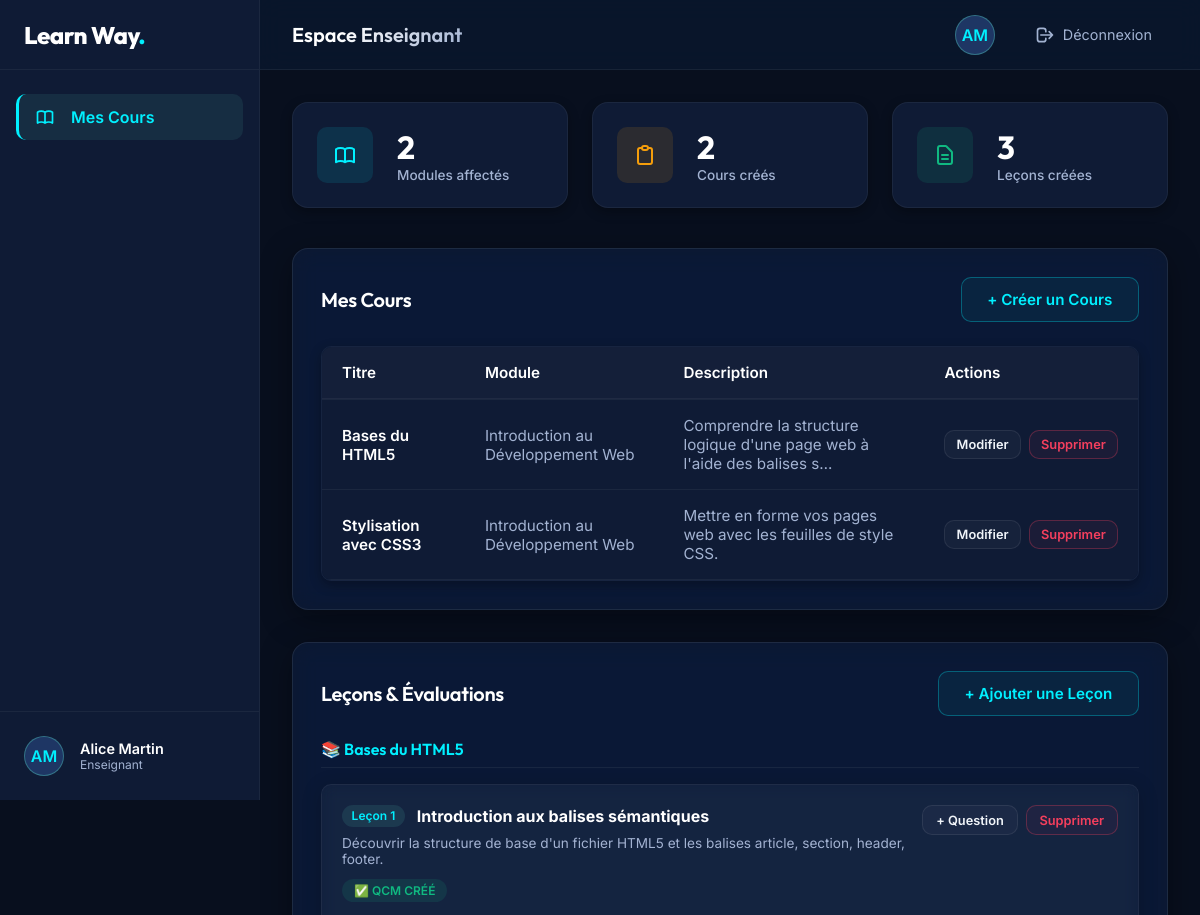
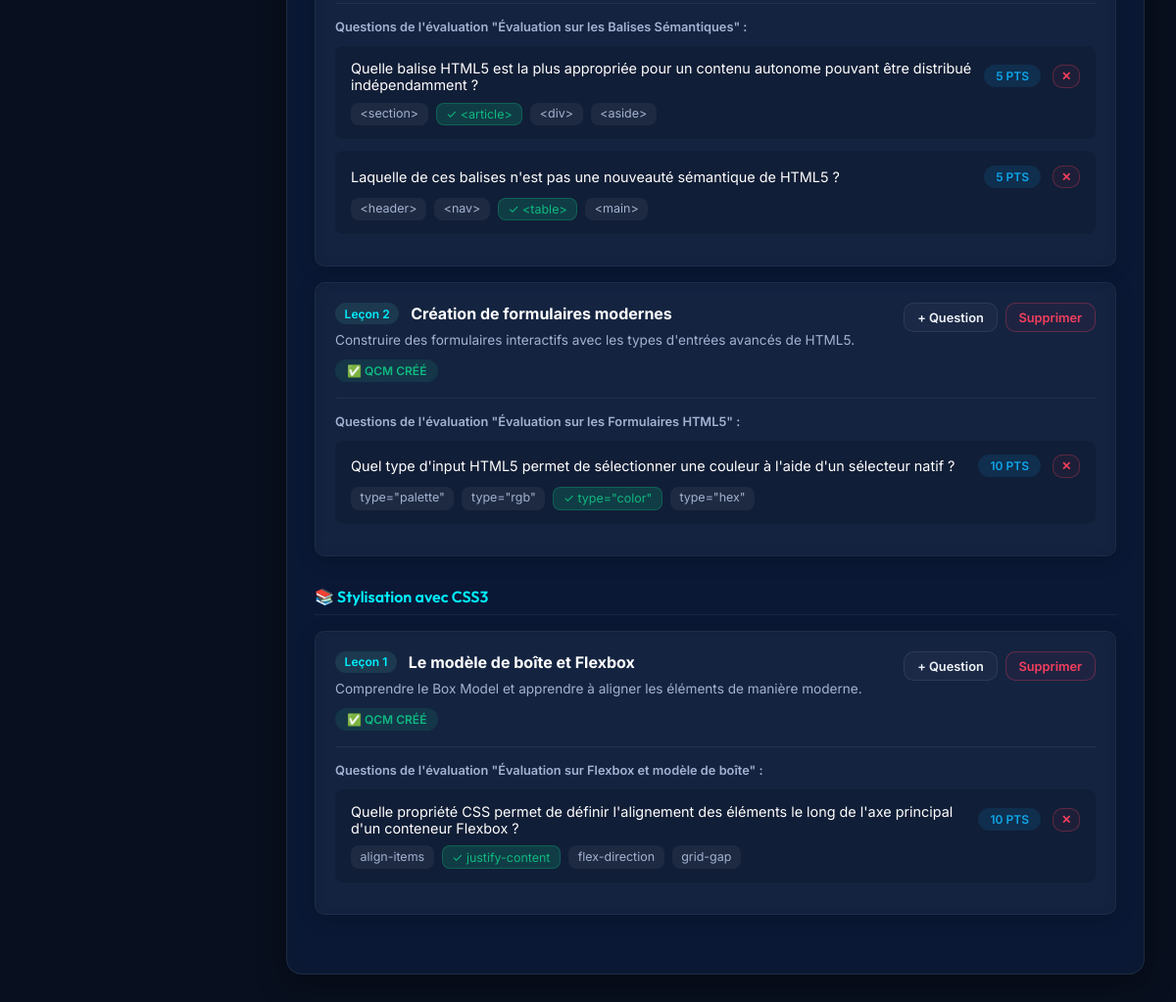
/dashboards/enseignant.php (signed in), run on the app's committed database (2 pictures, top to bottom).
### tables this page shows
CREATE TABLE `courses` (
    `id` INT AUTO_INCREMENT PRIMARY KEY,
    `title` VARCHAR(255) NOT NULL,
    `description` TEXT NULL,
    `module_id` INT NOT NULL,
    `created_by` INT NULL,
    `created_at` DATETIME DEFAULT CURRENT_TIMESTAMP,
    CONSTRAINT `fk_courses_module` FOREIGN KEY (`module_id`)
        REFERENCES `modules` (`id`) ON DELETE CASCADE,
    CONSTRAINT `fk_courses_creator` FOREIGN KEY (`created_by`)
        REFERENCES `users` (`id`) ON DELETE SET NULL
);

CREATE TABLE `modules` (
    `id` INT AUTO_INCREMENT PRIMARY KEY,
    `title` VARCHAR(255) NOT NULL,
    `description` TEXT NULL,
    `created_by` INT NULL,
    `created_at` DATETIME DEFAULT CURRENT_TIMESTAMP,
    CONSTRAINT `fk_modules_creator` FOREIGN KEY (`created_by`)
        REFERENCES `users` (`id`) ON DELETE SET NULL
);

CREATE TABLE `lessons` (
    `id` INT AUTO_INCREMENT PRIMARY KEY,
    `title` VARCHAR(255) NOT NULL,
    `description` TEXT NULL,
    `pdf_path` VARCHAR(255) NULL,
    `video_path` VARCHAR(255) NULL,
    `position` INT NOT NULL DEFAULT 1,
    `course_id` INT NOT NULL,
    `created_at` DATETIME DEFAULT CURRENT_TIMESTAMP,
    CONSTRAINT `fk_lessons_course` FOREIGN KEY (`course_id`)
        REFERENCES `courses` (`id`) ON DELETE CASCADE
);

CREATE TABLE `evaluations` (
    `id` INT AUTO_INCREMENT PRIMARY KEY,
    `title` VARCHAR(255) NOT NULL,
    `lesson_id` INT NOT NULL UNIQUE,
    `created_at` DATETIME DEFAULT CURRENT_TIMESTAMP,
    CONSTRAINT `fk_evaluations_lesson` FOREIGN KEY (`lesson_id`)
        REFERENCES `lessons` (`id`) ON DELETE CASCADE
);

CREATE TABLE `questions` (
    `id` INT AUTO_INCREMENT PRIMARY KEY,
    `question_text` TEXT NOT NULL,
    `points` INT NOT NULL DEFAULT 1,
    `evaluation_id` INT NOT NULL,
    CONSTRAINT `fk_questions_evaluation` FOREIGN KEY (`evaluation_id`)
        REFERENCES `evaluations` (`id`) ON DELETE CASCADE
);

### dashboards/enseignant.php (the view, shortened to what this page needs)
<?php
require_once __DIR__ . '/../includes/header.php';
$teacherId = $_SESSION['user_id'];
$stmtMod = $pdo->prepare('SELECT m.* FROM modules m JOIN module_teachers mt ON m.id = mt.module_id WHERE mt.teacher_id = :tid ORDER BY m.created_at DESC');
$stmtMod->execute(['tid' => $teacherId]);
$modules = $stmtMod->fetchAll();
$stmtCourses = $pdo->prepare('
    SELECT c.*, m.title as module_title
    FROM courses c JOIN modules m ON c.module_id = m.id
    WHERE c.created_by = :uid ORDER BY m.title, c.created_at DESC
');
$stmtCourses->execute(['uid' => $teacherId]);
$courses = $stmtCourses->fetchAll();
$stmtLessons = $pdo->prepare('
    SELECT l.*, c.title as course_title, e.id as eval_id, e.title as eval_title
    FROM lessons l
    JOIN courses c ON l.course_id = c.id
    LEFT JOIN evaluations e ON l.id = e.lesson_id
    WHERE c.created_by = :uid ORDER BY c.title, l.position
');
$stmtLessons->execute(['uid' => $teacherId]);
$lessons = $stmtLessons->fetchAll();
$evalIds = array_filter(array_column($lessons, 'eval_id'));
$questions = [];
if (!empty($evalIds)) {
    $in = implode(',', array_map('intval', $evalIds));
    $stmtQ = $pdo->query("SELECT q.*, GROUP_CONCAT(CONCAT(o.id,'|',o.option_text,'|',o.is_correct) SEPARATOR ';;') as options_raw FROM questions q LEFT JOIN options o ON o.question_id = q.id WHERE q.evaluation_id IN ($in) GROUP BY q.id ORDER BY q.evaluation_id");
    foreach ($stmtQ->fetchAll() as $row) {
        $opts = [];
        if ($row['options_raw']) {
            foreach (explode(';;', $row['options_raw']) as $part) {
                [$oid, $otext, $ocorrect] = explode('|', $part, 3);
                $opts[] = ['id' => $oid, 'text' => $otext, 'is_correct' => $ocorrect];
            }
        }
        $row['options'] = $opts;
        $questions[$row['evaluation_id']][] = $row;
    }
}
?>
<div class="stats-grid">
    <div class="stat-card">
        <div class="stat-icon primary">
        </div>
        <div class="stat-details">
            <span class="stat-number"><?= count($modules) ?></span>
            <span class="stat-label">Modules affectés</span>
        </div>
    </div>
    <div class="stat-card">
        <div class="stat-icon warning">
            <svg width="24" height="24" fill="none" viewBox="0 0 24 24" stroke="currentColor"><path stroke-linecap="round" stroke-linejoin="round" stroke-width="2" d="M9 5H7a2 2 0 00-2 2v12a2 2 0 002 2h10a2 2 0 002-2V7a2 2 0 00-2-2h-2M9 5a2 2 0 002 2h2a2 2 0 002-2M9 5a2 2 0 012-2h2a2 2 0 012 2"/></svg>
        </div>
        <div class="stat-details">
            <span class="stat-number"><?= count($courses) ?></span>
            <span class="stat-label">Cours créés</span>
        </div>
    </div>
    <div class="stat-card">
        <div class="stat-icon success">
            <svg width="24" height="24" fill="none" viewBox="0 0 24 24" stroke="currentColor"><path stroke-linecap="round" stroke-linejoin="round" stroke-width="2" d="M9 12h6m-6 4h6m2 5H7a2 2 0 01-2-2V5a2 2 0 012-2h5.586a1 1 0 01.707.293l5.414 5.414a1 1 0 01.293.707V19a2 2 0 01-2 2z"/></svg>
        </div>
        <div class="stat-details">
            <span class="stat-number"><?= count($lessons) ?></span>
            <span class="stat-label">Leçons créées</span>
        </div>
    </div>
</div>
<div class="card glass-panel" style="margin-bottom: 2rem;">
    <div class="card-header">
        <h2 class="card-title">Mes Cours</h2>
        <?php if (!empty($modules)): ?>
        <button class="btn btn-primary" onclick="document.getElementById('createCourseDialog').showModal()">+ Créer un Cours</button>
        <?php else: ?>
        <span style="color: var(--color-warning); font-size: 0.85rem;">⚠ Aucun module ne vous est affecté. Contactez le promoteur.</span>
        <?php endif; ?>
    </div>
    <?php if (empty($courses)): ?>
        <p style="color: var(--text-secondary); padding: 1rem 0;">Vous n'avez pas encore créé de cours.</p>
    <?php else: ?>
    <div class="table-responsive">
        <table class="table-custom">
            <thead><tr><th>Titre</th><th>Module</th><th>Description</th><th>Actions</th></tr></thead>
            <tbody>
            <?php foreach ($courses as $c): ?>
                <tr>
                    <td style="font-weight:600;color:#fff;"><?= htmlspecialchars($c['title']) ?></td>
                    <td><?= htmlspecialchars($c['module_title']) ?></td>
                    <td><?= htmlspecialchars(substr($c['description'] ?? '', 0, 70)) ?><?= strlen($c['description'] ?? '') > 70 ? '…' : '' ?></td>
                    <td>
                        <div style="display:flex;gap:.5rem;">
                            <button class="btn btn-secondary" style="padding:.35rem .7rem;font-size:.8rem;"
                                onclick="openEditCourse(<?= $c['id'] ?>, '<?= htmlspecialchars(addslashes($c['title'])) ?>', '<?= htmlspecialchars(addslashes($c['description'] ?? '')) ?>')">Modifier</button>
                            <form action="/actions/manage_courses.php" method="POST" onsubmit="return confirm('Supprimer ce cours et toutes ses leçons ?')">
                                <button type="submit" class="btn btn-danger" style="padding:.35rem .7rem;font-size:.8rem;">Supprimer</button>
                            </form>
                        </div>
                    </td>
                </tr>
            <?php endforeach; ?>
            </tbody>
        </table>
    </div>
    <?php endif; ?>
</div>
<?php if (!empty($courses)): ?>
<div class="card glass-panel" style="margin-bottom: 2rem;">
    <div class="card-header">
        <h2 class="card-title">Leçons & Évaluations</h2>
        <button class="btn btn-primary" onclick="document.getElementById('createLessonDialog').showModal()">+ Ajouter une Leçon</button>
    </div>
    <?php if (empty($lessons)): ?>
        <p style="color: var(--text-secondary); padding: 1rem 0;">Aucune leçon créée. Commencez par ajouter des leçons à vos cours.</p>
    <?php else: ?>
        <?php
        $lessonsByCourse = [];
        foreach ($lessons as $l) { $lessonsByCourse[$l['course_title']][] = $l; }
        ?>
        <?php foreach ($lessonsByCourse as $courseTitle => $courseLessons): ?>
        <div style="margin-bottom: 2rem;">
            <h3 style="color: var(--color-accent); font-size:1rem; margin-bottom:1rem; padding-bottom:.5rem; border-bottom: 1px solid rgba(255,255,255,0.06);">
                📚 <?= htmlspecialchars($courseTitle) ?>
            </h3>
            <?php foreach ($courseLessons as $l): ?>
            <div class="glass-card" style="padding: 1.25rem; margin-bottom: 1rem; border-radius: var(--border-radius-sm);">
                <div style="display:flex;justify-content:space-between;align-items:flex-start;flex-wrap:wrap;gap:1rem;">
                    <div style="flex:1;">
                        <div style="display:flex;align-items:center;gap:.75rem;margin-bottom:.5rem;">
                            <span style="background:rgba(100,255,218,.1);color:var(--color-accent);padding:.2rem .6rem;border-radius:12px;font-size:.75rem;font-weight:600;">Leçon <?= $l['position'] ?></span>
                            <strong style="color:#fff;"><?= htmlspecialchars($l['title']) ?></strong>
                        </div>
                        <p style="color:var(--text-secondary);font-size:.85rem;margin-bottom:.75rem;"><?= htmlspecialchars($l['description'] ?? '') ?></p>
                        <div style="display:flex;gap:.75rem;flex-wrap:wrap;">
                            <?php if ($l['eval_id']): ?>
                                <span class="badge badge-success">✅ QCM créé</span>
                            <?php else: ?>
                                <span class="badge badge-warning">⚠ Pas de QCM</span>
                            <?php endif; ?>
                        </div>
                    </div>
                    <div style="display:flex;gap:.5rem;flex-wrap:wrap;">
                        <?php if (!$l['eval_id']): ?>
                        <button class="btn btn-purple" style="padding:.4rem .8rem;font-size:.8rem;"
                            onclick="openCreateEval(<?= $l['id'] ?>)">+ Créer QCM</button>
                        <?php else: ?>
                        <button class="btn btn-secondary" style="padding:.4rem .8rem;font-size:.8rem;"
                            onclick="openAddQuestion(<?= $l['eval_id'] ?>, '<?= htmlspecialchars(addslashes($l['eval_title'])) ?>')">+ Question</button>
                        <?php endif; ?>
                        <form action="/actions/manage_lessons.php" method="POST" onsubmit="return confirm('Supprimer cette leçon ?')">
                            <button type="submit" class="btn btn-danger" style="padding:.4rem .8rem;font-size:.8rem;">Supprimer</button>
                        </form>
                    </div>
                </div>
                <?php if ($l['eval_id'] && !empty($questions[$l['eval_id']])): ?>
                <div style="margin-top:1rem;padding-top:1rem;border-top:1px solid rgba(255,255,255,0.06);">
                    <p style="color:var(--text-secondary);font-size:.8rem;font-weight:600;margin-bottom:.75rem;">Questions de l'évaluation "<?= htmlspecialchars($l['eval_title']) ?>" :</p>
                    <?php foreach ($questions[$l['eval_id']] as $q): ?>
                    <div style="background:rgba(0,0,0,.15);border-radius:8px;padding:.9rem 1rem;margin-bottom:.75rem;">
                        <div style="display:flex;justify-content:space-between;align-items:center;margin-bottom:.6rem;">
                            <span style="color:#fff;font-size:.9rem;"><?= htmlspecialchars($q['question_text']) ?></span>
                            <div style="display:flex;align-items:center;gap:.75rem;flex-shrink:0;">
                                <span class="badge badge-info"><?= $q['points'] ?> pt<?= $q['points'] > 1 ? 's' : '' ?></span>
                                <form action="/actions/manage_lessons.php" method="POST" style="display:inline;">
                                    <button type="submit" class="btn btn-danger" style="padding:.2rem .5rem;font-size:.75rem;" onclick="return confirm('Supprimer cette question ?')">✕</button>
                                </form>
                            </div>
                        </div>
                        <div style="display:flex;flex-wrap:wrap;gap:.5rem;">
                        <?php foreach ($q['options'] as $o): ?>
                            <span style="padding:.2rem .6rem;border-radius:8px;font-size:.78rem;<?= $o['is_correct'] ? 'background:rgba(16,185,129,.2);color:var(--color-success);border:1px solid rgba(16,185,129,.3);' : 'background:rgba(255,255,255,.05);color:var(--text-secondary);' ?>">
                                <?= $o['is_correct'] ? '✓ ' : '' ?><?= htmlspecialchars($o['text']) ?>
                            </span>
                        <?php endforeach; ?>
                        </div>
                    </div>
                    <?php endforeach; ?>
                </div>
                <?php endif; ?>
            </div>
            <?php endforeach; ?>
        </div>
        <?php endforeach; ?>
    <?php endif; ?>
</div>
<?php endif; ?>
<?php require_once __DIR__ . '/../includes/footer.php'; ?>

### data on the page
courses: title "Bases du HTML5", module.title "Introduction au Développement Web", description "Comprendre la structure logique d'une page web à l'aide des balises s"
courses: title "Stylisation avec CSS3", module.title "Introduction au Développement Web", description "Mettre en forme vos pages web avec les feuilles de style CSS."
lessons: position "1", title "Introduction aux balises sémantiques", description "Découvrir la structure de base d'un fichier HTML5 et les balises article, section, header, footer.", evaluations.title "Évaluation sur les Balises Sémantiques"
questions: question_text "Quelle balise HTML5 est la plus appropriée pour un contenu autonome pouvant être distribué indépendamment ?", points "5", shows "S", text "<section>", text "<article>", text "<div>", text "<aside>"
questions: question_text "Laquelle de ces balises n'est pas une nouveauté sémantique de HTML5 ?", points "5", shows "S", text "<header>", text "<nav>", text "<table>", text "<main>"
lessons: position "2", title "Création de formulaires modernes", description "Construire des formulaires interactifs avec les types d'entrées avancés de HTML5.", evaluations.title "Évaluation sur les Formulaires HTML5"
questions: question_text "Quel type d'input HTML5 permet de sélectionner une couleur à l'aide d'un sélecteur natif ?", points "10", shows "S", text "type=\"palette\"", text "type=\"rgb\"", text "type=\"color\"", text "type=\"hex\""
lessons: position "1", title "Le modèle de boîte et Flexbox", description "Comprendre le Box Model et apprendre à aligner les éléments de manière moderne.", evaluations.title "Évaluation sur Flexbox et modèle de boîte"
questions: question_text "Quelle propriété CSS permet de définir l'alignement des éléments le long de l'axe principal d'un conteneur Flexbox ?", points "10", text "align-items", text "justify-content", text "flex-direction", text "grid-gap"

### other printed values
$fullName "Alice Martin"
$pageTitle "Espace Enseignant"
count($modules) "2"
count($courses) "2"
count($lessons) "3"
$courseTitle "Bases du HTML5"
$courseTitle "Stylisation avec CSS3"
